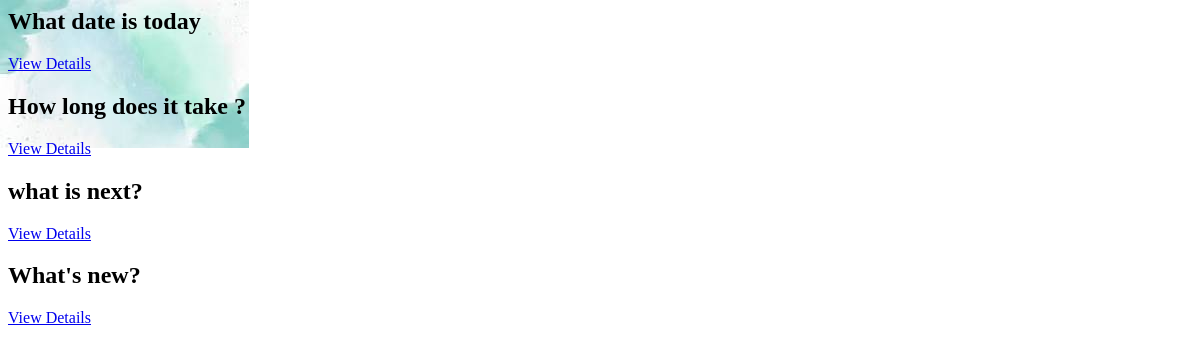
/polls/, run on an earlier commit of the app's database.
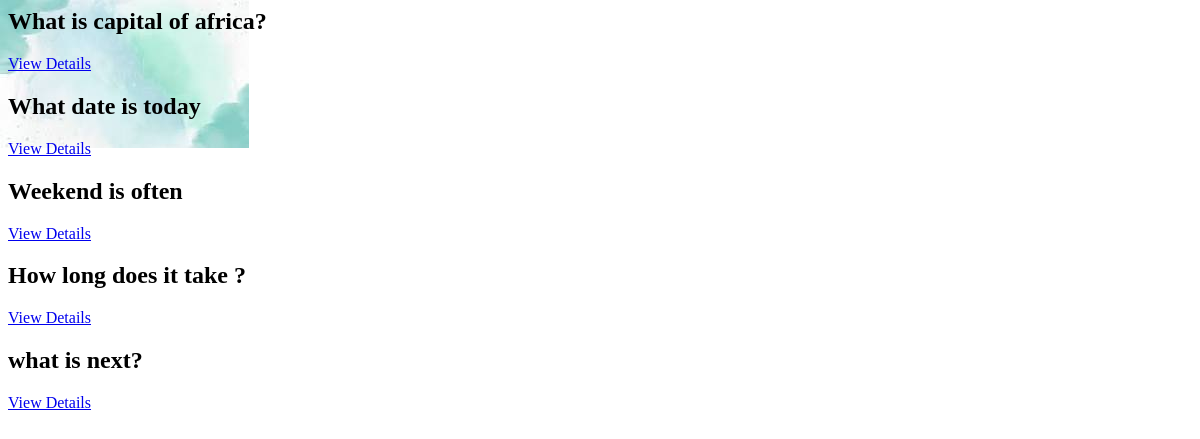
And on a later commit of the database.
### polls/models.py (models this page shows, shortened)
class Question(models.Model):
    search_fields = ["question_text"]
    list_filter = ["pub_date"]
    question_text = models.CharField(max_length=200)
    pub_date = models.DateTimeField("date published")

### polls/views.py (the view)
# urls.py: path('', views.IndexView.as_view(), name='index'),
class IndexView(generic.ListView):
    template_name = "polls/index.html"
    context_object_name = "latest_question_list"
    def get_queryset(self):
      return Question.objects.filter(pub_date__lte=timezone.now()).order_by("-pub_date")[
        :5
    ]

### polls/templates/polls/index.html
{% load static %}
<link rel="stylesheet" href="{% static 'polls/style.css' %}">
{% for question in latest_question_list %}
    <h2>{{ question.question_text }}</h2>
    <a href="{% url 'polls:detail' question.id %}">View Details</a>
{% endfor %}

What changed in the data, as far as the page shows it:
no longer on this page (row unchanged): Question: question_text "What's new?"
added Question: question_text "What is capital of africa?"
added Question: question_text "Weekend is often"
